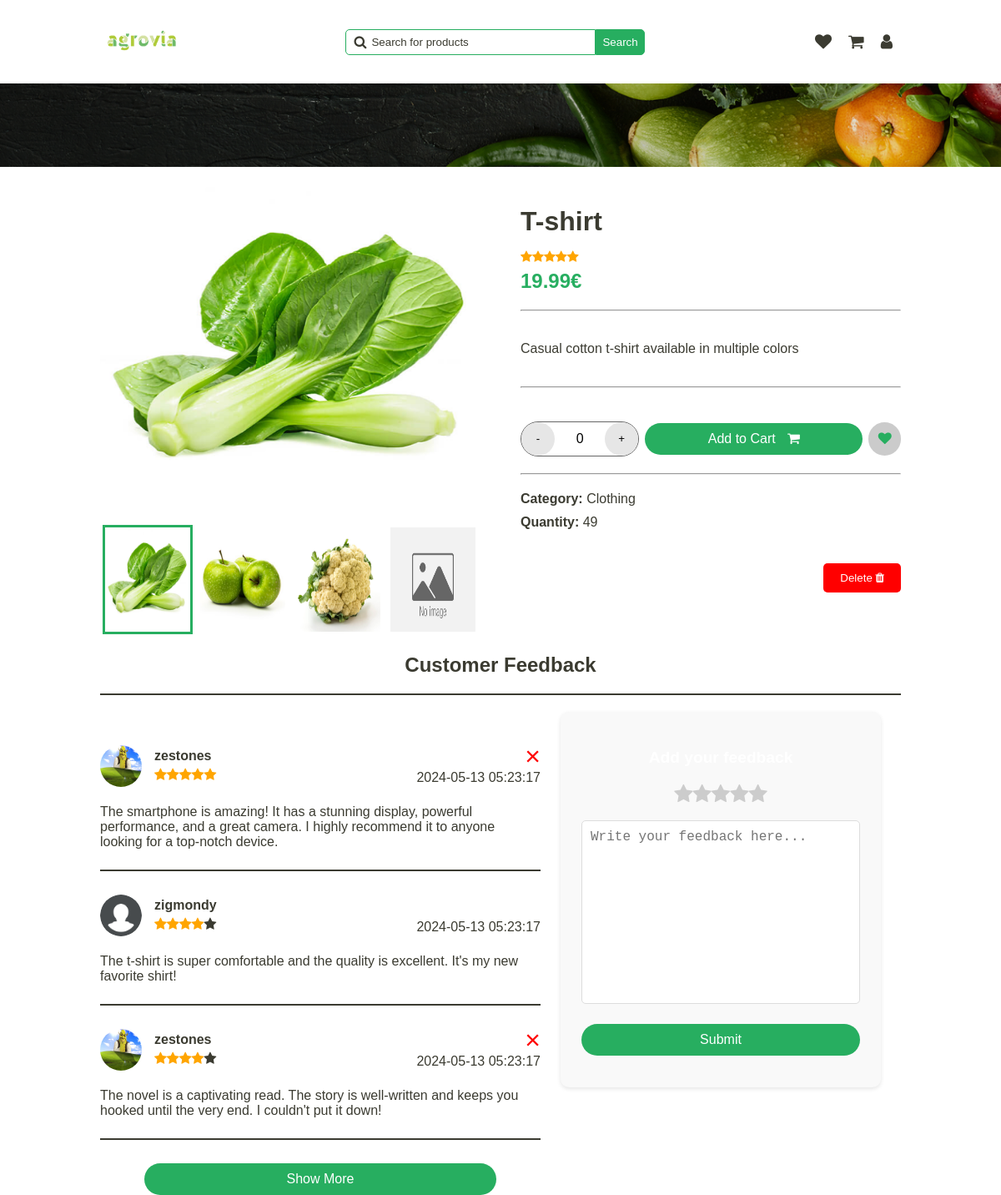
Screenshot of /pages/announce-view.php?id=2 (signed in) with the database file from the repository.
### tables this page shows
CREATE TABLE Announce (
  id INTEGER PRIMARY KEY,
  id_category INTEGER,
  image TEXT,
  title TEXT,
  description TEXT,
  price FLOAT,
  quantity INTEGER,
  rating INTEGER,
  out_of_stock BOOLEAN,
  FOREIGN KEY (id_category) REFERENCES Category(id)
);

CREATE TABLE Category (
  id INTEGER PRIMARY KEY,
  name TEXT
);

CREATE TABLE AnnounceComment (
  id INTEGER PRIMARY KEY,
  announce_id INTEGER,
  user_id INTEGER,
  comment TEXT,
  rating INTEGER,
  date TIMESTAMP DEFAULT CURRENT_TIMESTAMP,
  FOREIGN KEY (announce_id) REFERENCES Announce(id) ON DELETE CASCADE,
  FOREIGN KEY (user_id) REFERENCES User(id)
);

CREATE TABLE User (
  id INTEGER PRIMARY KEY,
  firstname TEXT,
  lastname TEXT,
  email TEXT,
  username TEXT,
  icon TEXT,
  phone_number TEXT,
  password TEXT,
  is_admin INTEGER
);

### php/user.php (called while the page is built, shortened)
<?php
require '../php/pdo.php';
function get_user_by_id($id_user)
{
    global $pdo;
    try {
        $query = "SELECT * FROM User WHERE id = :id_user";
        $stmt = $pdo->prepare($query);
        $stmt->bindParam(':id_user', $id_user);
        $stmt->execute();
        $user = $stmt->fetch(PDO::FETCH_ASSOC);
        return $user;
    } catch (PDOException $e) {
        echo $e->getMessage();
    }
}

### php/feedback.php (the view, shortened to what this page needs)
<?php
require "../php/pdo.php";
require "../php/user.php";
function get_feedback_by_announce_id($id_announce)
{
    global $pdo;
    $query = "SELECT * FROM AnnounceComment WHERE announce_id = :id_announce";
    $stmt = $pdo->prepare($query);
    $stmt->bindParam(':id_announce', $id_announce);
    $stmt->execute();
    $feedback = $stmt->fetchAll(PDO::FETCH_ASSOC);
    return $feedback;
}
function display_feedback($feedback)
{
    usort($feedback, function ($a, $b) {
        return strtotime($b['date']) - strtotime($a['date']);
    });
    foreach ($feedback as $comment) {
        $user = get_user_by_id($comment['user_id']);
        echo '<div class="feedback-item" id="feedback-' . $comment['id'] . '">';
        echo '<div class="user-infos">';
        echo '<img src="' . $user['icon'] . '" alt="' . $user['username'] . '">';
        echo '<div class="user-details">';
        echo '<div class="name">' . $user['username'] . '</div>';
        echo '<div class="rating">' . generate_star($comment['rating']) . '</div>';
        echo '</div>';
        echo '</div>';
        echo '<div class="message">';
        echo '<p>' . $comment['comment'] . '</p>';
        echo '</div>';
        if ($comment['user_id'] == $_SESSION['user_id']) {
            echo '<div class="delete-feedback" onclick="delete_feedback(' . $comment['id'] . ')">&times;</div>';
        }
        echo '<div class="date">';
        echo '<span>' . $comment['date'] . '</span>';
        echo '</div>';
        echo '<hr>';
        echo '</div>';
    }
}

### pages/announce-view.php (shortened to what this page needs)
<!DOCTYPE html>
<html lang="en">
<head>
    <link rel="stylesheet" href="../../styles/announce.css" onload="load_theme()">
    <link rel="stylesheet" href="../../styles/main-header.css">
    <link rel="stylesheet" href="../styles/confirm-modal.css">
    <link rel="stylesheet" href="../styles/alert.css">
    <link rel="stylesheet" href="https://cdnjs.cloudflare.com/ajax/libs/font-awesome/4.7.0/css/font-awesome.min.css">
</head>
<body>
    <header>
        <a href="../pages/home.php"><img src="../../assets/logo/agrovia-green.png" alt="logo"></a>
        <div class="search-bar">
            <span>
                <i class="fa fa-search"></i>
                <input type="text" name="search" id="search" placeholder="Search for products"
                    onkeydown="if(event.keyCode === 13) search()">
            </span>
            <button onclick="search()">Search</button>
        </div>
        <div class="user">
            <a href="../../pages/user/wishlist.html">
                <i class="fa fa-heart"></i>
            </a>
            <a href="../../pages/user/cart.html">
                <i class="fa fa-shopping-cart"></i>
            </a>
            <a href="../pages/dashboard.php">
                <i class="fa fa-user"></i>
            </a>
        </div>
    </header>
    <div class="separator-background"></div>
    <div class="main-container">
        <?php
        require "../php/announce.php";
        $announce = get_announce_by_id($_GET['id']);
        $category = get_announce_category($_GET['id']);
        $is_in_wishlist = is_announce_in_wish_list($_GET['id']);
        $is_in_cart = is_announce_in_cart($_GET['id']);
        $is_user_owner = is_announce_owned_by_user($_GET['id'], $_SESSION['user_id']);
        ?>
        <section class="gallery">
            <?php
            display_gallery($_GET['id']);
            ?>
        </section>
        <section class="quick-view" id="my-announce-quick-view">
            <div class="main-infos">
                <h1 class="title"><?php echo $announce['title'] ?></h1>
                <div class="rating"><?php echo generate_star($announce['rating']) ?></div>
                <div class="price"><?php echo $announce['price'] ?>€</div>
            </div>
            <hr>
            <div class="description">
                <p><?php echo $announce['description'] ?></p>
            </div>
            <hr>
            <div class="actions">
                <div class="manage-quantity">
                    <button class="increment" onclick="decrement_quantity()">-</button>
                    <span id="count">0</span>
                    <button class="decrement"
                        onclick="increment_quantity(<?php echo $announce['quantity'] ?>)">+</button>
                </div>
                <button class="cart" id="button-cart-id" style="<?php if ($is_in_cart)
                    echo "background-color: rgba(45, 45, 45, 0.20); border: 2px solid var(--light-stroke); " ?>"
                        onclick="add_cart_item_by_id(<?php echo $_GET['id'] ?>)">
                    Add to Cart
                    <i class="fa fa-shopping-cart"></i>
                </button>
                <button class="wish" onclick="add_wishlist_item(<?php echo $_GET['id'] ?>)">
                    <i class="fa fa-heart" id="<?php echo $_GET['id'] ?>-wish-icon" style="<?php if ($is_in_wishlist)
                           echo "color: var(--secondary);" ?>">
                        </i>
                    </button>
                </div>
                <hr>
                <div class="category">
                    <span>
                        <strong>Category:</strong>
                    <?php echo "<span>" . $category['name'] . "</span>" ?>
                </span>
                <span>
                    <strong>Quantity:</strong>
                    <?php echo "<span class='quantity'>" . $announce['quantity'] . "</span>" ?>
                </span>
            </div>
            <div class="admin-action">
                <?php
                if ($is_user_owner || $_SESSION['is_admin']) {
                    echo '<button class="delete" onclick="delete_announce(' . $announce['id'] . ')">
                        Delete
                        <i class="fa fa-trash"></i>
                    </button>';
                }
                ?>
            </div>
        </section>
    </div>
    <h2 class="title-feedback">Customer Feedback</h2>
    <hr class="feedback-separator">
    <div class="customer-feedback">
        <section class="feedback-section">
            <?php
            require "../php/feedback.php";
            $feedback = get_feedback_by_announce_id($_GET['id']);
            display_feedback($feedback);
            ?>
        </section>
        <section class="add-feedback">
            <h3>Add your feedback</h3>
            <div class="rating-stars">
                <i class='fa fa-star'></i>
                <i class='fa fa-star'></i>
                <i class='fa fa-star'></i>
                <i class='fa fa-star'></i>
                <i class='fa fa-star'></i>
            </div>
            <textarea name="feedback" id="feedback" cols="30" rows="10"
                placeholder="Write your feedback here..."></textarea>
            <button onclick="submit_feedback()">Submit</button>
        </section>
    </div>
</body>
</html>

### php/announce.php (shortened to what this page needs)
<?php
require '../php/pdo.php';
function generate_star($rating)
{
    $stars = "";
    for ($i = 0; $i < 5; $i++) {
        if ($i < $rating) {
            $stars .= "<i class='fa fa-star checked'></i>";
        } else {
            $stars .= "<i class='fa fa-star'></i>";
        }
    }
    return $stars;
}
function get_announce_by_id($id)
{
    global $pdo;
    $query = "SELECT * FROM Announce WHERE id = :id";
    $stmt = $pdo->prepare($query);
    $stmt->bindParam(':id', $id);
    $stmt->execute();
    $announce = $stmt->fetch(PDO::FETCH_ASSOC);
    return $announce;
}
function get_announce_category($id_announce)
{
    global $pdo;
    $query = 'SELECT * FROM Category WHERE id IN (SELECT id_category FROM Announce WHERE id = :id_announce)';
    $stmt = $pdo->prepare($query);
    $stmt->bindParam(':id_announce', $id_announce);
    $stmt->execute();
    $category = $stmt->fetch(PDO::FETCH_ASSOC);
    return $category;
}
function is_announce_owned_by_user($announce_id, $user_id)
{
    global $pdo;
    $query = "SELECT COUNT(*) FROM UserAnnounce WHERE announce_id = :announce_id AND user_id = :user_id";
    $stmt = $pdo->prepare($query);
    $stmt->bindParam(':announce_id', $announce_id);
    $stmt->bindParam(':user_id', $user_id);
    $stmt->execute();
    $count = $stmt->fetchColumn();
    return $count > 0;
}
function get_announce_images_by_id($id)
{
    global $pdo;
    $stmt = $pdo->prepare("SELECT image FROM AnnounceImage WHERE announce_id = ?");
    $stmt->bindParam(1, $id);
    $stmt->execute();
    $result = $stmt->fetchAll(PDO::FETCH_ASSOC);
    $images = array_column($result, 'image');
    return $images;
}
function is_announce_in_wish_list($annouce_id)
{
    global $pdo;
    $query = "SELECT * FROM UserSaved
              WHERE user_id = :user_id
              AND announce_id = :announce_id
              AND is_in_favourite = 1
             ";
    $stmt = $pdo->prepare($query);
    $stmt->bindParam(':user_id', $_SESSION['user_id']);
    $stmt->bindParam(':announce_id', $annouce_id);
    $stmt->execute();
    $result = $stmt->fetch(PDO::FETCH_ASSOC);
    return $result !== false;
}
function display_gallery($announce_id)
{
    $images = get_announce_images_by_id($announce_id);
    for ($i = 0; $i < 4; $i++) {
        $image_path = $images[$i];
        echo '<div class="gallery-item">';
        if ($image_path == '') {
            $image_path = "../public/no-image-available.jpg";
        }
        echo '<img class="gallery-img" src="' . $image_path . '" alt="" />';
        echo '<label for="img-' . ($i + 1) . '" class="gallery-thumb"><img src="' . $image_path . '" alt="" /></label>';
        echo '</div>';
    }
}
?>

### styles/main-header.css (style rules this page uses)
header { display: flex; justify-content: space-between; align-items: center; }
header a img { width: 100px; }
header .search-bar { display: flex; align-items: center; }
header .search-bar span { display: flex; align-items: center; position: relative; }
header .search-bar span i { position: absolute; left: 10px; color: var(--text); }
header .search-bar span input { padding: 7px; border: 1px solid var(--secondary); border-radius: 5px 0 0 5px; padding-left: 30px; min-width: 300px; }
header .search-bar span input::placeholder { color: var(--text); position: absolute; left: 30px; }
header .search-bar button { padding: 7px; border-radius: 0 5px 5px 0; background-color: var(--secondary); color: var(--white); border: 1px solid var(--secondary); cursor: pointer; }
header .user { display: flex; align-items: center; }
header .user a { text-decoration: none; padding: 10px; }
header .user a i { font-size: 20px; color: var(--text); }
.separator-background { background-image: url("../../assets/backgrounds/separator-background.png"); background-size: cover; background-position: center; background-repeat: no-repeat; width: 100%; height: 100px; position: absolute; left: 0; }

### styles/global.css (style rules this page uses)
.light-theme { --primary: rgba(255, 255, 255, 1); --secondary: rgba(39, 174, 96, 1); --tertiary: rgba(146, 227, 169, 1); --text: rgba(59, 59, 49, 1); --hover-color: rgba(200, 200, 200, 1); --white: rgba(255, 255, 255, 1); --dark: rgba(29, 29, 29, 1); --gray: rgba(102, 102, 102, 1); --error: rgba(255, 0, 0, 1); --light-hover-green: rgba(237, 242, 238, 1); --light-stroke: rgba(230, 230, 230, 1); }
* { box-sizing: border-box; }
body, body.dark-theme, body.light-theme { font-family: "Overpass", sans-serif; -webkit-font-smoothing: antialiased; -moz-osx-font-smoothing: grayscale; background-color: var(--primary); color: var(--text); width: 80%; max-width: 1200px; margin: 0 auto; transition: background-color 0.3s ease, transform 0.5s cubic-bezier(0.68, -0.55, 0.27, 1.55); }
body { --primary: rgba(29, 29, 29, 1); --secondary: rgba(39, 174, 96, 1); --tertiary: rgba(146, 227, 169, 1); --text: rgba(210, 210, 210, 1); --hover-color: rgba(62, 62, 62, 1); --white: rgba(255, 255, 255, 1); --dark: rgba(29, 29, 29, 1); --gray: rgba(102, 102, 102, 1); --error: rgba(255, 0, 0, 1); --light-hover-green: rgba(237, 242, 238, 1); --light-stroke: rgba(230, 230, 230, 1); }

### rows the page displays
announce: title "T-shirt", rating 5 (drawn), price "19.99", description "Casual cotton t-shirt available in multiple colors", quantity "49"
category: name "Clothing"
announcecomment: user.icon (placeholder picture), user.username "zestones", rating 5 (drawn), comment "The smartphone is amazing! It has a stunning display, powerful performance, and a great camera. I highly recommend it to anyone looking for a top-notch device.", date "2024-05-13 05:23:17"
announcecomment: user.icon (placeholder picture), user.username "zigmondy", rating 4 (drawn), comment "The t-shirt is super comfortable and the quality is excellent. It's my new favorite shirt!", date "2024-05-13 05:23:17"
announcecomment: user.icon (placeholder picture), user.username "zestones", rating 4 (drawn), comment "The novel is a captivating read. The story is well-written and keeps you hooked until the very end. I couldn't put it down!", date "2024-05-13 05:23:17"
